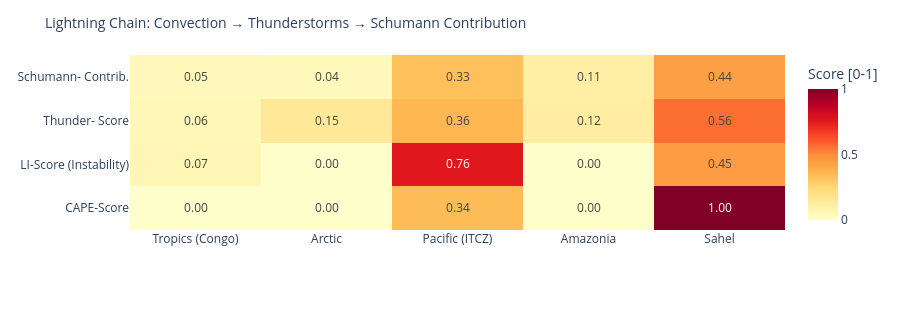

Source (notebook cell):
### Code cell
# ============================================================
# LIGHTNING CHAIN: Convection → Thunderstorms → Schumann
# Shows the causal chain per measurement point as heatmap
# ============================================================

def cape_score(v):
    """CAPE → normalized score [0,1]"""
    if v is None or pd.isna(v): return 0.0
    return min(1.0, float(v) / 3000)

def li_score(v):
    """Lifted Index: negative = unstable → score [0,1]"""
    if v is None or pd.isna(v): return 0.3
    return min(1.0, max(0.0, (-float(v) + 6) / 12))

def cloud_score(v):
    if v is None or pd.isna(v): return 0.3
    return float(v) / 100

def thunder_score(row):
    """Kombinierter Gewitterwahrscheinlichkeits-Score
    CAPE + LI + Bedeckung + WMO-Gewitter + konvektiver Niederschlag (showers)
    Hinweis: X-Ray und Kp sind kein Bestandteil – nur geomagn./solarer Kontext.
    """
    cs = cape_score(row.get('cape'))
    ls = li_score(row.get('li'))
    cl = cloud_score(row.get('cloud'))
    t  = 1.0 if row.get('thunderstorm') else 0.0
    # Convective precipitation (showers) as additional indicator
    sh = min(1.0, (row.get('showers') or 0) / 5.0)
    return round(cs * 0.30 + ls * 0.25 + cl * 0.15 + t * 0.20 + sh * 0.10, 3)

def schumann_contribution(t_score, lat):
    """Schumann contribution: higher in tropics (±30°), scaled by thunderstorm score"""
    lat_weight = max(0.3, 1.0 - abs(lat) / 60)
    return round(t_score * lat_weight, 3)

df_atm['cape_score']   = df_atm.apply(lambda r: cape_score(r['cape']), axis=1)
df_atm['li_score']     = df_atm.apply(lambda r: li_score(r['li']),    axis=1)
df_atm['thunder_score']= df_atm.apply(lambda r: thunder_score(r.to_dict()), axis=1)
df_atm['schumann_contribution'] = df_atm.apply(
    lambda r: schumann_contribution(r['thunder_score'], r['lat']), axis=1)

metrics = ['cape_score', 'li_score', 'thunder_score', 'schumann_contribution']
labels  = ['CAPE-Score', 'LI-Score\n(Instability)', 'Thunder-\nScore', 'Schumann-\nContrib.']
z_data  = [df_atm[m].tolist() for m in metrics]

fig = go.Figure(go.Heatmap(
    z=z_data,
    x=df_atm['point'].tolist(),
    y=labels,
    colorscale='YlOrRd',
    zmin=0, zmax=1,
    text=[[f'{v:.2f}' for v in row] for row in z_data],
    texttemplate='%{text}', textfont=dict(size=12),
    colorbar=dict(title='Score [0-1]')
))
fig.update_layout(
    title=dict(text='Lightning Chain: Convection → Thunderstorms → Schumann Contribution', font=dict(size=14)),
    height=310,
    plot_bgcolor='rgba(0,0,0,0)', paper_bgcolor='rgba(0,0,0,0)',
    margin=dict(l=130, r=80, t=55, b=80)
)
fig.show()

### Figure 1 — Plotly figure (JSON) as saved in the notebook; plotly's stock layout.template omitted (floating-point values rounded to 4 significant figures)
{"data": [{"colorbar": {"title": {"text": "Score [0-1]"}}, "colorscale": [[0.0, "rgb(255,255,204)"], [0.125, "rgb(255,237,160)"], [0.25, "rgb(254,217,118)"], [0.375, "rgb(254,178,76)"], [0.5, "rgb(253,141,60)"], [0.625, "rgb(252,78,42)"], [0.75, "rgb(227,26,28)"], [0.875, "rgb(189,0,38)"], [1.0, "rgb(128,0,38)"]], "text": [["0.00", "0.00", "0.34", "0.00", "1.00"], ["0.07", "0.00", "0.76", "0.00", "0.45"], ["0.06", "0.15", "0.36", "0.12", "0.56"], ["0.05", "0.04", "0.33", "0.11", "0.44"]], "textfont": {"size": 12}, "texttemplate": "%{text}", "type": "heatmap", "x": ["Tropics (Congo)", "Arctic", "Pacific (ITCZ)", "Amazonia", "Sahel"], "y": ["CAPE-Score", "LI-Score\n(Instability)", "Thunder-\nScore", "Schumann-\nContrib."], "z": [[0.0, 0.0, 0.3433, 0.0, 1.0], [0.06667, 0.0, 0.7583, 0.0, 0.45], [0.056, 0.15, 0.36, 0.121, 0.562], [0.052, 0.045, 0.33, 0.111, 0.44]], "zmax": 1, "zmin": 0}], "layout": {"height": 310, "margin": {"b": 80, "l": 130, "r": 80, "t": 55}, "paper_bgcolor": "rgba(0,0,0,0)", "plot_bgcolor": "rgba(0,0,0,0)", "title": {"font": {"size": 14}, "text": "Lightning Chain: Convection → Thunderstorms → Schumann Contribution"}}}
